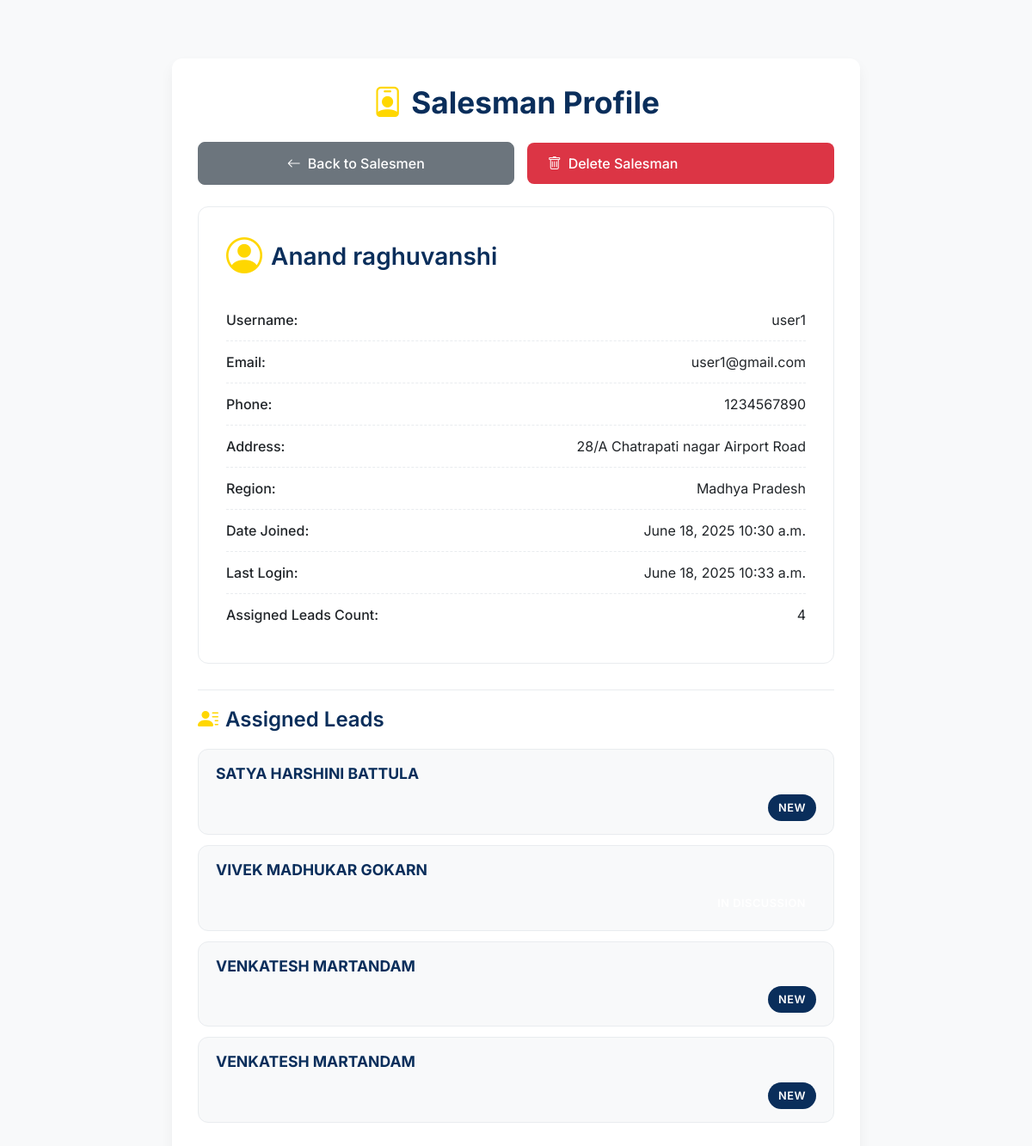
Page /viewSalesman/user1@gmail.com/ (signed in) on the committed database.
### salesmanPanel/models.py (models this page shows, shortened)
class CustomUser(AbstractUser):
    phone = models.CharField(max_length=15)
    address = models.TextField(blank=True)
    region = models.CharField(max_length=100)
    is_approved = models.BooleanField(default=False)

class Lead(models.Model):
    STATUS_CHOICES = [
        ('New', 'New'),
        ('Contacted', 'Contacted'),
        ('In Discussion', 'In Discussion'),
        ('Not Interested', 'Not Interested'),
        ('Converted', 'Converted'),
    ]
    PRIORITY_CHOICES = [
        ('Hot', 'Hot'),
        ('Warm', 'Warm'),
        ('Cold', 'Cold'),
    ]
    name = models.CharField(max_length=100)
    email = models.EmailField()
    phone = models.CharField(max_length=15)
    city = models.CharField(max_length=100, blank=True)
    company = models.CharField(max_length=100, blank=True)
    role = models.CharField(max_length=100, blank=True)
    interest = models.TextField(null=True)
    budget = models.CharField(max_length=50, blank=True)
    lead_source = models.CharField(max_length=100, blank=True)
    status = models.CharField(max_length=20, choices=STATUS_CHOICES, default='New')
    priority = models.CharField(max_length=10, choices=PRIORITY_CHOICES, default='Warm')
    notes = models.TextField(blank=True)
    assigned_to = models.ForeignKey(settings.AUTH_USER_MODEL, on_delete=models.SET_NULL, null=True, blank=True)
    created_at = models.DateTimeField(auto_now_add=True)
    updated_at = models.DateTimeField(auto_now=True)
    category = models.ForeignKey('category', on_delete=models.SET_NULL, null=True, blank=True)

### salesmanPanel/views.py (the view)
# urls.py: path('viewSalesman/<str:email>/', views.viewSalesman, name='viewSalesman'),
def viewSalesman(request, email):
    if not request.user.is_authenticated or not request.user.is_superuser:
        return redirect('loginAdmin')  # Redirect to login if user is not authenticated or not an admin
    try:
        salesman = CustomUser.objects.get(email=email, is_superuser=False)  # Get the salesman by email
    except CustomUser.DoesNotExist:
        messages.error(request, "Salesman does not exist")
        return redirect('viewCategory')  # Redirect if salesman not found
    assigned_leads = Lead.objects.filter(assigned_to=salesman)
    assigned_leads_count = assigned_leads.count()
    context = {
        'selected_salesman': salesman,
        'assigned_leads_count': assigned_leads_count,
        'assigned_leads': assigned_leads,  # Pass the leads to the template
    }
    return render(request, 'salesmanPortal/viewSalesman.html', context)  # Render the view salesman template

### templates/salesmanPortal/viewSalesman.html (shortened to what this page needs)
<!DOCTYPE html>
<html lang="en">
<head>
    <link href="https://cdn.jsdelivr.net/npm/bootstrap@5.3.2/dist/css/bootstrap.min.css" rel="stylesheet">
    <link rel="stylesheet" href="https://cdn.jsdelivr.net/npm/bootstrap-icons@1.11.1/font/bootstrap-icons.css">
</head>
<body>
    <div class="container mt-5">
        {% if selected_salesman %}
            <h1 class="text-center"><i class="bi bi-person-badge"></i> Salesman Profile</h1>
            <div class="actions-row">
                <a href="{% url 'viewBDAs' %}" class="btn btn-secondary">
                    <i class="bi bi-arrow-left"></i> Back to Salesmen
                </a>
                <a href="#" class="btn btn-delete-salesman" id="deleteSalesmanBtn"
                   data-salesman-email="{{ selected_salesman.email }}">
                    <i class="bi bi-trash"></i> Delete Salesman
                </a>
            </div>
            <div class="card mb-3">
                <div class="card-body">
                    <h5 class="card-title"><i class="bi bi-person-circle"></i> {{ selected_salesman.first_name }} {{ selected_salesman.last_name }}</h5>
                    <div class="detail-row">
                        <span><strong>Username:</strong></span>
                        <span>{{ selected_salesman.username }}</span>
                    </div>
                    <div class="detail-row">
                        <span><strong>Email:</strong></span>
                        <span>{{ selected_salesman.email }}</span>
                    </div>
                    {% if selected_salesman.phone %}
                    <div class="detail-row">
                        <span><strong>Phone:</strong></span>
                        <span>{{ selected_salesman.phone }}</span>
                    </div>
                    {% endif %}
                    {% if selected_salesman.address %}
                    <div class="detail-row">
                        <span><strong>Address:</strong></span>
                        <span>{{ selected_salesman.address }}</span>
                    </div>
                    {% endif %}
                    {% if selected_salesman.region %}
                    <div class="detail-row">
                        <span><strong>Region:</strong></span>
                        <span>{{ selected_salesman.region }}</span>
                    </div>
                    {% endif %}
                    <div class="detail-row">
                        <span><strong>Date Joined:</strong></span>
                        <span>{{ selected_salesman.date_joined|date:"F d, Y P" }}</span>
                    </div>
                    {% if selected_salesman.last_login %}
                    <div class="detail-row">
                        <span><strong>Last Login:</strong></span>
                        <span>{{ selected_salesman.last_login|date:"F d, Y P" }}</span>
                    </div>
                    {% else %}
                    <div class="detail-row">
                        <span><strong>Last Login:</strong></span>
                        <span>Never logged in</span>
                    </div>
                    {% endif %}
                    <div class="detail-row">
                        <span><strong>Assigned Leads Count:</strong></span>
                        <span>{{ assigned_leads_count }}</span>
                    </div>
                </div>
            </div>
            <div class="leads-section">
                <h4><i class="bi bi-person-lines-fill"></i> Assigned Leads</h4>
                {% if assigned_leads %}
                    {% for lead in assigned_leads %}
                        <a href="{% url 'viewLead' lead.id %}" class="lead-item text-decoration-none">
                            <div>
                                <strong>{{ lead.name }}</strong>
                            </div>
                            <span class="lead-status status-{{ lead.status|lower|cut:' ' }}">
                                {{ lead.status }}
                            </span>
                        </a>
                    {% endfor %}
                {% else %}
                    <div class="alert alert-info" role="alert">
                        <i class="bi bi-info-circle-fill"></i> No leads currently assigned to this salesman.
                    </div>
                {% endif %}
            </div>
        {% endif %}
    </div>
</body>
</html>

### templates/salesmanPortal/viewSalesman.html (style rules this page uses)
:root { --ki-primary-blue: #0A2E5B; --ki-secondary-gold: #FFD700; --ki-orange-accent: #FF8C00; --primary: var(--ki-primary-blue); --primary-light: #1A477A; --primary-dark: #08244A; --secondary: var(--ki-secondary-gold); --accent: #FFC107; --success: #28a745; --warning: #ffc107; --danger: #dc3545; --light-bg: #f8f9fa; --card-bg: #ffffff; --text-dark: #212529; --text-muted: #6c757d; --border-color: #e9ecef; --border-radius: 12px; --card-shadow: 0 0.5rem 1rem rgba(0, 0, 0, 0.05); --card-shadow-hover: 0 10px 25px rgba(0, 0, 0, 0.08), 0 0 15px rgba(255, 215, 0, 0.15); --transition-speed: 0.3s; --golden-fade-light: rgba(255, 215, 0, 0.08); --golden-border-light: rgba(255, 215, 0, 0.3); }
body { font-family: 'Inter', -apple-system, BlinkMacSystemFont, sans-serif; padding: 20px; background-color: var(--light-bg); color: var(--text-dark); min-height: 100vh; display: flex; justify-content: center; align-items: flex-start; }
.container { max-width: 800px; background-color: var(--card-bg); padding: 30px; border-radius: var(--border-radius); box-shadow: var(--card-shadow); margin-top: 50px; width: 100%; box-sizing: border-box; }
h1 { color: var(--ki-primary-blue); margin-bottom: 25px; font-weight: 700; display: flex; align-items: center; justify-content: center; gap: 10px; font-size: 2.2rem; }
h1 i { color: var(--ki-secondary-gold); }
.card { border: 1px solid var(--border-color); box-shadow: none; border-radius: var(--border-radius); overflow: hidden; }
.card-body { padding: 2rem; }
.card-title { color: var(--ki-primary-blue) !important; font-weight: 600; font-size: 1.75rem; margin-bottom: 1.5rem; display: flex; align-items: center; gap: 10px; }
.card-title i { color: var(--ki-secondary-gold); font-size: 1.5em; }
.detail-row { display: flex; justify-content: space-between; padding: 12px 0; border-bottom: 1px dashed var(--border-color); font-size: 1rem; flex-wrap: wrap; align-items: flex-start; }
.detail-row:last-of-type { border-bottom: none; }
.detail-row strong { color: var(--text-dark); font-weight: 500; flex-basis: 40%; text-align: left; padding-right: 10px; box-sizing: border-box; }
.detail-row span:last-child { color: var(--text-dark); font-weight: 400; flex-basis: 60%; text-align: right; word-break: break-word; }
.btn-delete-salesman { background-color: var(--danger); color: white; border: none; padding: 0.75rem 1.5rem; border-radius: 8px; font-weight: 500; transition: background-color 0.3s ease, transform 0.2s ease; display: flex; align-items: center; gap: 8px; white-space: nowrap; }
.actions-row { display: flex; justify-content: space-between; align-items: center; margin-bottom: 25px; gap: 15px; flex-wrap: wrap; }
.actions-row .btn-secondary, .actions-row .btn-delete-salesman { flex-grow: 1; text-align: center; }
.actions-row .btn-secondary { background-color: #6c757d; border-color: #6c757d; color: white; transition: all 0.3s ease; padding: 0.75rem 1.5rem; border-radius: 8px; font-weight: 500; display: flex; align-items: center; justify-content: center; gap: 8px; }
.leads-section { margin-top: 30px; padding-top: 20px; border-top: 1px solid var(--border-color); }
.leads-section h4 { color: var(--ki-primary-blue); font-weight: 600; margin-bottom: 20px; display: flex; align-items: center; gap: 8px; }
.leads-section h4 i { color: var(--ki-secondary-gold); }
.lead-item { background-color: var(--light-bg); border: 1px solid var(--border-color); border-radius: var(--border-radius); padding: 15px 20px; margin-bottom: 12px; display: flex; flex-direction: column; justify-content: space-between; align-items: flex-start; transition: all 0.2s ease; }
.lead-item strong { color: var(--ki-primary-blue); font-size: 1.1em; margin-bottom: 5px; }
.lead-status { font-size: 0.8em; padding: 6px 12px; border-radius: 20px; color: white; font-weight: 600; text-transform: uppercase; letter-spacing: 0.5px; align-self: flex-end; }
.status-new { background-color: var(--primary); }

### rows in the picture
CustomUser: first_name "Anand", last_name "raghuvanshi", username "user1", email "user1@gmail.com", phone "1234567890", address "28/A Chatrapati nagar Airport Road", region "Madhya Pradesh", date_joined "June 18, 2025 10:30 a.m.", last_login "June 18, 2025 10:33 a.m."
Lead: name "SATYA HARSHINI BATTULA", status "NEW"
Lead: name "VIVEK MADHUKAR GOKARN"
Lead: name "VENKATESH MARTANDAM", status "NEW"
Lead: name "VENKATESH MARTANDAM", status "NEW"

### other values in the picture
{{ assigned_leads_count }} "4"
